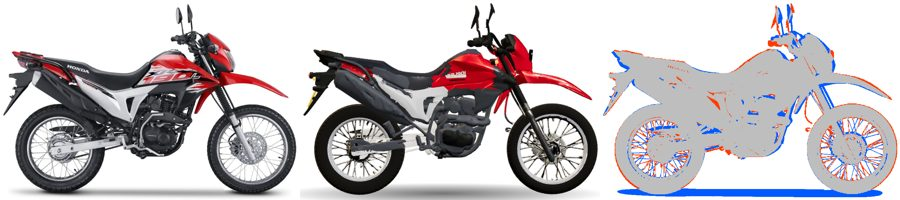
#> input picture herramientas_3d/xr190l/revision/caps/v10_comp.jpg, 900 x 200 px
$ python medir.py caps/v10_comp.jpg caps/v6_comp.jpg caps/v6_comp.jpg caps/v6_comp.jpg
#> lines starting #> are read from the running program, lines starting #| are printed output that depends on the picture; after the words box and inside, x2 and y2 are one past the last pixel; in counts of white or black regions, pixels touching at a corner belong together
# Uso: python medir.py foto.jpg render.png salida_prefijo [parches.json]
# IoU de silueta (render alineado a la foto por escala+traslado) y ΔE2000 por parche.
import sys, json
import numpy as np
from PIL import Image, ImageDraw

def mascara_foto(a, umbral=28):
    return np.abs(255 - a.astype(int)).max(2) > umbral

def srgb_lab(rgb):
    c = rgb / 255.0
    c = np.where(c > 0.04045, ((c + 0.055) / 1.055) ** 2.4, c / 12.92)
    M = np.array([[0.4124, 0.3576, 0.1805], [0.2126, 0.7152, 0.0722], [0.0193, 0.1192, 0.9505]])
    xyz = c @ M.T / np.array([0.95047, 1.0, 1.08883])
    f = np.where(xyz > 0.008856, np.cbrt(xyz), 7.787 * xyz + 16 / 116)
    return np.stack([116 * f[..., 1] - 16, 500 * (f[..., 0] - f[..., 1]), 200 * (f[..., 1] - f[..., 2])], -1)

def de2000(l1, l2):
    L1, a1, b1 = l1; L2, a2, b2 = l2
    C1, C2 = np.hypot(a1, b1), np.hypot(a2, b2); Cm = (C1 + C2) / 2
    G = 0.5 * (1 - np.sqrt(Cm**7 / (Cm**7 + 25**7)))
    a1p, a2p = (1 + G) * a1, (1 + G) * a2
    C1p, C2p = np.hypot(a1p, b1), np.hypot(a2p, b2)
    h1p, h2p = np.degrees(np.arctan2(b1, a1p)) % 360, np.degrees(np.arctan2(b2, a2p)) % 360
    dLp, dCp = L2 - L1, C2p - C1p
    dh = h2p - h1p
    if C1p * C2p == 0: dh = 0
    elif dh > 180: dh -= 360
    elif dh < -180: dh += 360
    dHp = 2 * np.sqrt(C1p * C2p) * np.sin(np.radians(dh / 2))
    Lm, Cmp = (L1 + L2) / 2, (C1p + C2p) / 2
    hs = h1p + h2p
    if C1p * C2p == 0: hm = hs
    elif abs(h1p - h2p) <= 180: hm = hs / 2
    else: hm = (hs + 360) / 2 if hs < 360 else (hs - 360) / 2
    T = 1 - 0.17 * np.cos(np.radians(hm - 30)) + 0.24 * np.cos(np.radians(2 * hm)) + 0.32 * np.cos(np.radians(3 * hm + 6)) - 0.20 * np.cos(np.radians(4 * hm - 63))
    dth = 30 * np.exp(-(((hm - 275) / 25) ** 2))
    Rc = 2 * np.sqrt(Cmp**7 / (Cmp**7 + 25**7))
    Sl = 1 + 0.015 * (Lm - 50) ** 2 / np.sqrt(20 + (Lm - 50) ** 2)
    Sc, Sh = 1 + 0.045 * Cmp, 1 + 0.015 * Cmp * T
    Rt = -np.sin(np.radians(2 * dth)) * Rc
    return float(np.sqrt((dLp / Sl) ** 2 + (dCp / Sc) ** 2 + (dHp / Sh) ** 2 + Rt * (dCp / Sc) * (dHp / Sh)))

def bbox(m):
    ys, xs = np.where(m); return xs.min(), ys.min(), xs.max(), ys.max()

def main():
    foto, rend, pref = sys.argv[1:4]
    F = Image.open(foto).convert("RGB"); fa = np.asarray(F)
#> in main, F is the input picture: PIL image 900x200 RGB; mean R, G, B 194.1, 189.5, 192.5
    mf = mascara_foto(fa)
#> in mascara_foto, `return np.abs(255 - a.astype(int)).max(2) > umbral`:
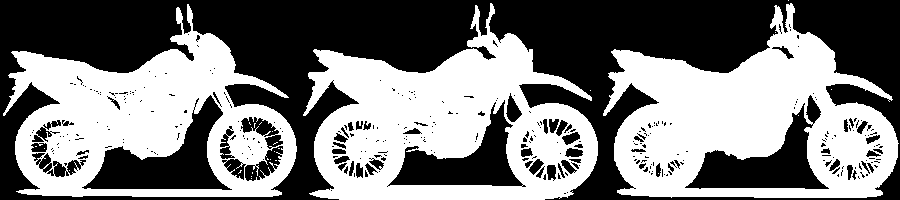
#> returned value: shape (200, 900) bool; 48.2% white; 27 white regions (24 under 20 px), largest, box (x1, y1, x2, y2) and area: (603, 3, 899, 198) 30438, (303, 3, 598, 200) 29467, (3, 4, 297, 197) 26878
    R = Image.open(rend).convert("RGBA"); ra = np.asarray(R)
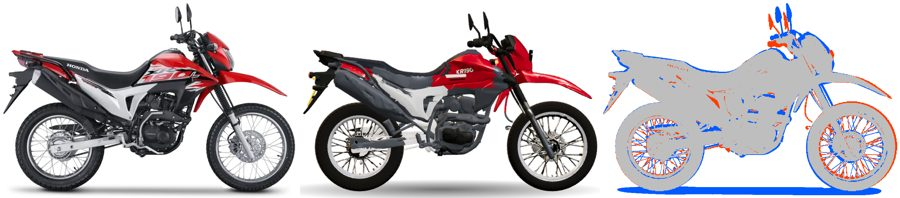
#> input picture herramientas_3d/xr190l/revision/caps/v6_comp.jpg, 900 x 198 px
    mr = ra[..., 3] > 230
#> mr: shape (198, 900) bool; every value is 1
    fx0, fy0, fx1, fy1 = bbox(mf); rx0, ry0, rx1, ry1 = bbox(mr)
#> after `fx0, fy0, fx1, fy1 = bbox(mf)`: fx0 = 3; fy0 = 0; fx1 = 898; fy1 = 199
#> after `rx0, ry0, rx1, ry1 = bbox(mr)`: rx0 = 0; ry0 = 0; rx1 = 899; ry1 = 197
    s0 = (fx1 - fx0) / (rx1 - rx0)
#> s0 = 0.996
    W, H = F.size
#> W = 900; H = 200
    def colocar(s, dx, dy, img, modo):
        w, h = int(round(img.size[0] * s)), int(round(img.size[1] * s))
        im = img.resize((w, h), Image.LANCZOS if modo == "RGBA" else Image.NEAREST)
        lienzo = Image.new(modo, (W, H), (0, 0, 0, 0) if modo == "RGBA" else 0)
        ox = int(round(fx0 - rx0 * s + dx)); oy = int(round(fy1 - ry1 * s + dy))
        lienzo.paste(im, (ox, oy)); return lienzo
    mrI = Image.fromarray((mr * 255).astype(np.uint8))
#> mrI: PIL image 900x198 L; every value is 255
    k = 0.3
    mfS = np.asarray(Image.fromarray((mf * 255).astype(np.uint8)).resize((int(W * k), int(H * k)), Image.BILINEAR)) > 127
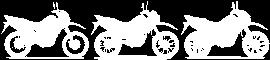
#> mfS: shape (60, 270) bool; 48.7% white; 5 white regions (2 under 20 px), largest, box (x1, y1, x2, y2) and area: (181, 1, 270, 59) 2782, (91, 1, 179, 60) 2701, (1, 2, 89, 59) 2402
    mrS = mrI.resize((int(mrI.size[0] * k), int(mrI.size[1] * k)), Image.BILINEAR)
#> mrS: PIL image 270x59 L; every value is 255
    def iouS(s, dx, dy):
        w, h = int(round(mrS.size[0] * s)), int(round(mrS.size[1] * s))
        im = mrS.resize((w, h), Image.BILINEAR); L = Image.new("L", mfS.shape[::-1], 0)
        L.paste(im, (int(round((fx0 - rx0 * s + dx) * k)), int(round((fy1 - ry1 * s + dy) * k))))
        m2 = np.asarray(L) > 127; return (m2 & mfS).sum() / (m2 | mfS).sum()
    mejor = (-1, None)
    for s in s0 * np.linspace(0.90, 1.10, 41):
        for dx in range(-40, 41, 5):
            for dy in range(-40, 41, 5):
                v = iouS(s, dx, dy)
                if v > mejor[0]: mejor = (v, (s, dx, dy))
#> this loop made 41 passes
#> s on passes 3 to 14: 0.906, 0.911, 0.916, 0.921, 0.926, 0.931, 0.936, 0.941, 0.946, 0.951, 0.956, 0.961
#> s on passes 1 to 2: 0.896, 0.901
#> pass 1, in iouS, `m2 = np.asarray(L) > 127`:
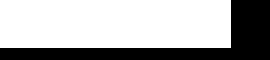
#> m2: shape (60, 270) bool; 68.4% white; 1 black region, box (x1, y1, x2, y2) and area: (0, 0, 270, 60) 5112
#> pass 1, in iouS (call 2), `m2 = np.asarray(L) > 127`:
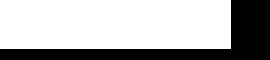
#> m2: shape (60, 270) bool; 69.9% white; 1 black region, box (x1, y1, x2, y2) and area: (0, 0, 270, 60) 4881
    s, dx, dy = mejor[1]
    mejor = (-1, None)
    for ss in s * np.linspace(0.99, 1.01, 5):
        for ddx in range(-4, 5, 2):
            for ddy in range(-4, 5, 2):
                m2 = np.asarray(colocar(ss, dx + ddx, dy + ddy, mrI, "L")) > 127
                iou = (m2 & mf).sum() / (m2 | mf).sum()
                if iou > mejor[0]: mejor = (iou, (ss, dx + ddx, dy + ddy))
#> this loop made 5 passes
    iou, (s, dx, dy) = mejor
    RA = colocar(s, dx, dy, R, "RGBA")
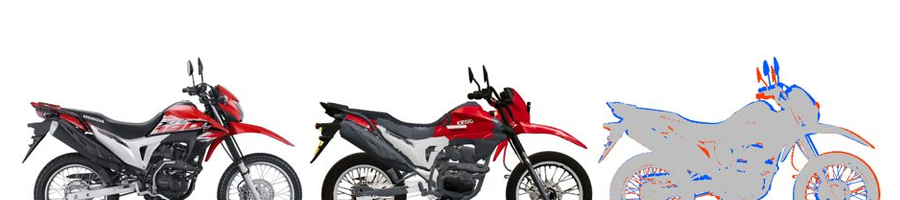
#> RA: PIL image 900x200 RGBA; mean R, G, B, A 136.6, 132.3, 133.9, 178.7; transparent parts drawn white
    fondo = Image.new("RGBA", (W, H), (255, 255, 255, 255)); fondo.alpha_composite(RA)
#> after `fondo = Image.new('RGBA', (W, H), (255, 255, 255, 255))`: fondo: PIL image 900x200 RGBA; every value is 255
    rr = np.asarray(fondo.convert("RGB"))
    m2 = np.asarray(colocar(s, dx, dy, mrI, "L")) > 127
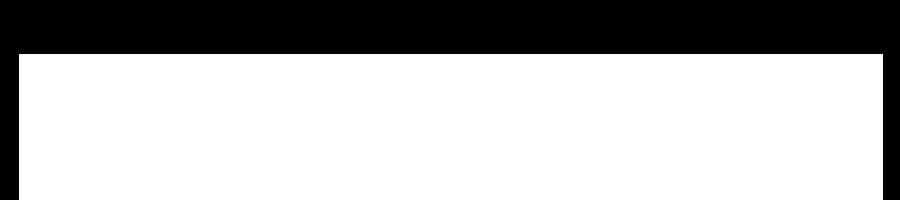
#> m2: shape (200, 900) bool; 70.1% white; 1 black region, box (x1, y1, x2, y2) and area: (0, 0, 900, 200) 53856
    print(f"IoU={iou:.4f} escala={s:.4f} dx={dx} dy={dy} solo_foto={(mf & ~m2).sum()} solo_render={(m2 & ~mf).sum()}")
#| IoU=0.6194 escala=0.9603 dx=16 dy=44 solo_foto=5371 solo_render=44684
    # mapa de diferencias de silueta
    dif = np.full((H, W, 3), 255, np.uint8); dif[mf & m2] = (190, 190, 190); dif[mf & ~m2] = (0, 90, 255); dif[m2 & ~mf] = (255, 60, 0)
    res = {"iou": round(float(iou), 4), "parches": {}}
    lienzos = [F.copy(), Image.fromarray(rr)]
    if len(sys.argv) > 4:
#> (the run stopped early here; a loop or call above may not have finished)
